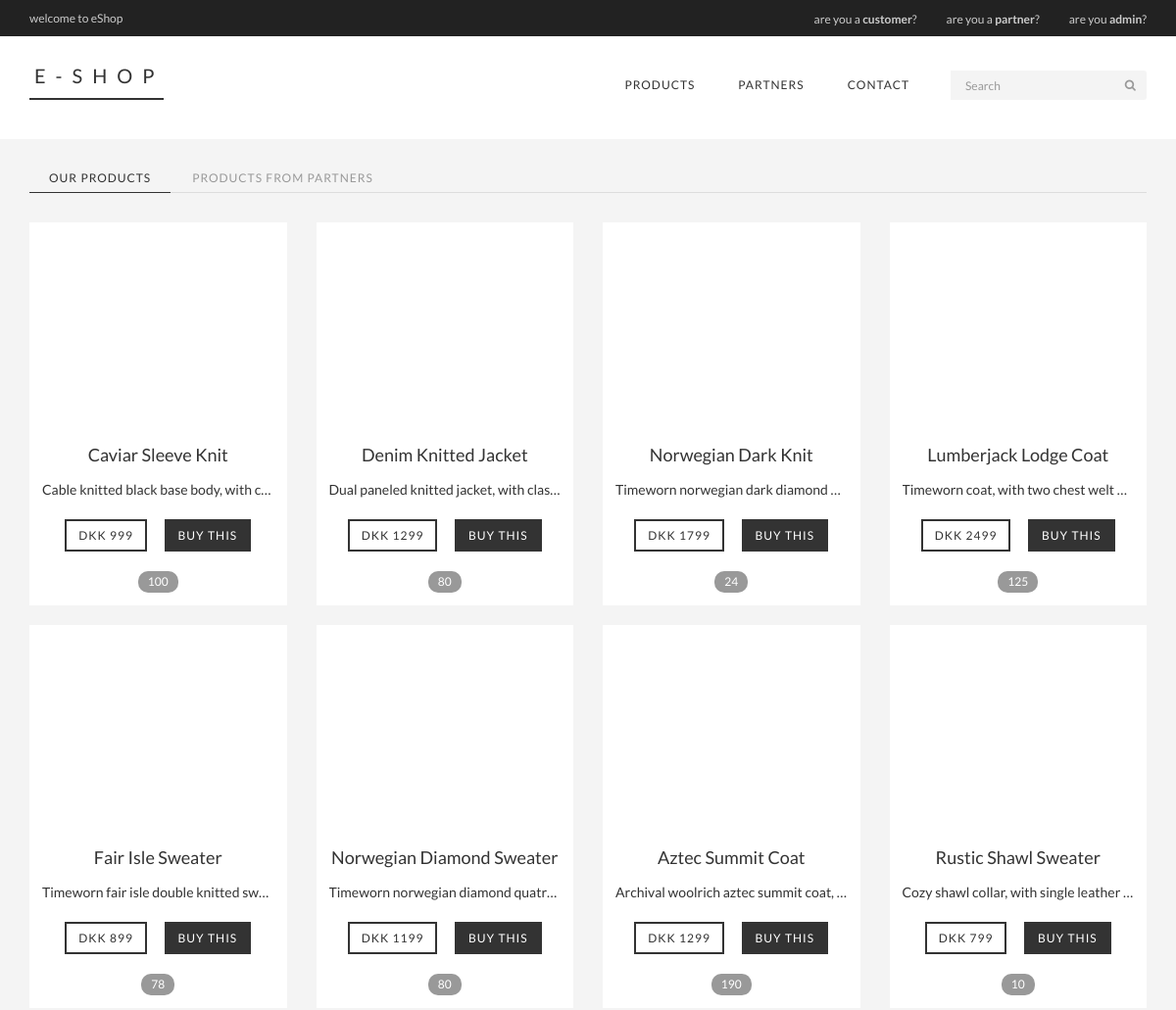
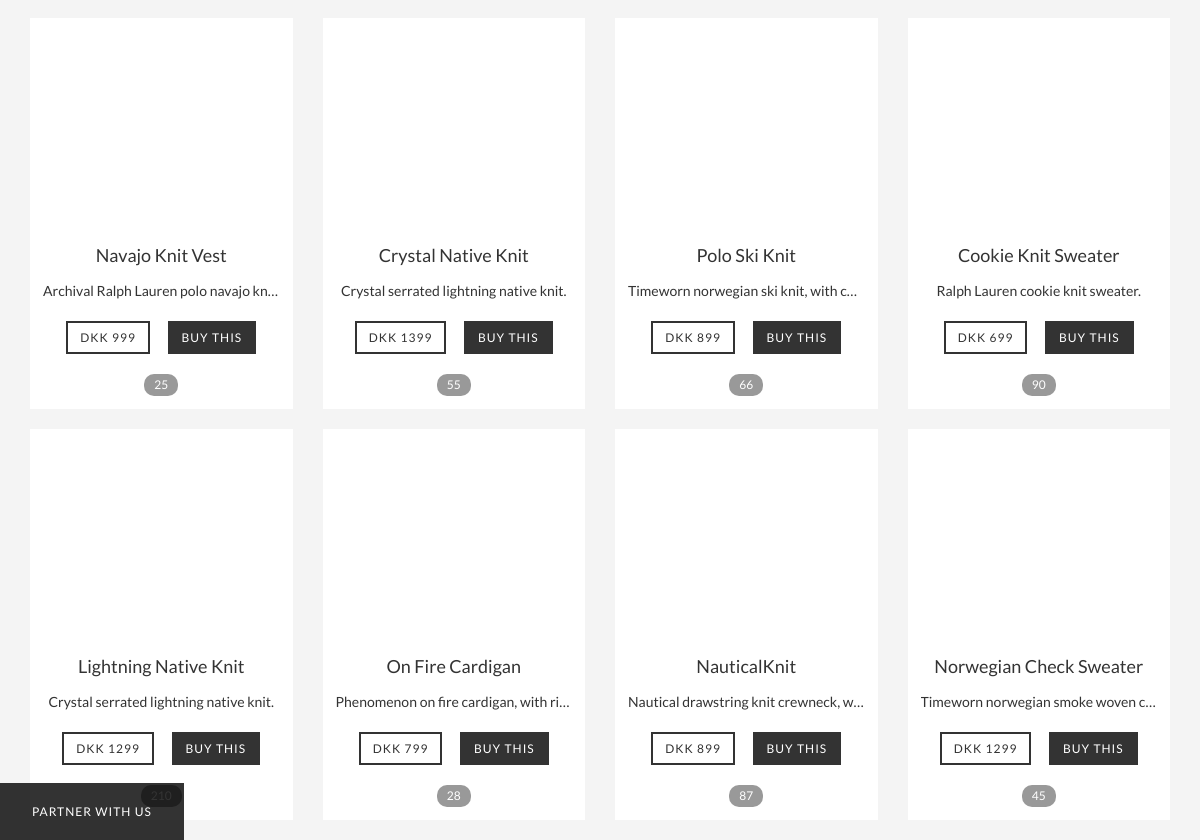
The page / on the database its author committed (2 pictures, top to bottom).
### tables this page shows
CREATE TABLE IF NOT EXISTS `products` (
  `product_id` int(11) NOT NULL AUTO_INCREMENT,
  `vendor_id` int(11) NOT NULL,
  `ext_product_id` int(11) NOT NULL,
  `product_name` varchar(128) NOT NULL,
  `product_description` varchar(1024) NOT NULL,
  `product_image_url` varchar(1024) NOT NULL,
  `product_quantity` int(24) NOT NULL,
  `product_price` int(24) NOT NULL,
  `product_removed` int(11) NOT NULL DEFAULT '0',
  PRIMARY KEY (`product_id`)
);

### config/init.php (called while the page is built, shortened)
<?php
include_once 'classes/General.php';
include_once 'classes/Product.php';
include_once 'connect/connect.php';
$general = new General();
$products = new Product($db);
?>

### config/classes/General.php (called while the page is built, shortened)
<?php
class General {
  public function adminLoggedIn () {
    return(isset($_SESSION['adminId'])) ? true : false;
  }
  public function userLoggedIn () {
    return(isset($_SESSION['userId'])) ? true : false;
  }
  public function vendorLoggedIn () {
    return(isset($_SESSION['vendorId'])) ? true : false;
  }
}

### config/classes/Product.php (called while the page is built, shortened)
<?php
class Product {
  private $db;
  public function __construct($database) {
    $this->db = $database;
  }
  public function getAllOwnProducts() {
    $query = $this->db->prepare("SELECT * FROM `products` WHERE `vendor_id` = 28 AND `product_removed` = 0");
    try {
      $query->execute();
      $result = $query->fetchAll();
      return $result;
    } catch (PDOException $e) {
      die($e->getMessage());
    }
  }
}

### index.php (the view, shortened to what this page needs)
<?php
include_once 'config/init.php';
$general->userLoggedInProtect();
$general->vendorLoggedInProtect();
?>
<!DOCTYPE html>
<html lang="en">
<head>
  <link href="css/bootstrap.min.css" rel="stylesheet">
  <link href="css/font-awesome.min.css" rel="stylesheet">
  <link href="css/main.css" rel="stylesheet">
</head>
<body class="eShop home">
<?php include_once 'header.php'; ?>
<div class="container">
  <div class="row">
    <div role="tabpanel">
      <ul class="nav nav-tabs" role="tablist">
        <li role="presentation" class="active"><a href="#ownProducts" aria-controls="ownProducts" role="tab" data-toggle="tab">Our products</a></li>
        <li role="presentation"><a href="#partnerProducts" aria-controls="partnerProducts" role="tab" data-toggle="tab">Products from partners</a></li>
      </ul>
      <div class="tab-content">
        <div role="tabpanel" class="tab-pane fade in active" id="ownProducts">
          <?php
          $ownProducts = $products->getAllOwnProducts();
          foreach ($ownProducts as $product) {
            if($general->adminLoggedIn()) {
              echo '
                <div class="col-md-3">
                  <div class="thumbnail product">
                    <div class="image" style="background: url(' . $product['product_image_url'] . ') no-repeat center; background-size:100%"></div>
                    <div class="caption text-center">
                      <h4 class="title">' . $product['product_name'] . '</h4>
                      <p class="description">' . $product['product_description'] . '</p>
                      <p class="controls">
                        <span class="btn btn-default price">DKK ' . $product['product_price'] . '</span>
                      </p>
                      <a href="#" data-toggle="modal" data-target="#editProductModal" class="edit"
                      data-product-id="' . $product['product_id'] . '"
                      data-product-name="' . $product['product_name'] . '"
                      data-product-description="' . $product['product_description'] . '"
                      data-product-image="' . $product['product_image_url'] . '"
                      data-product-price="' . $product['product_price'] . '"
                      data-product-quantity="' . $product['product_quantity'] . '"><i class="fa fa-pencil fa-lg"></i></a>
                      <a href="#" data-toggle="modal" data-target="#deleteProductModal" data-remove-product="' . $product['product_id'] . '" class="remove"><i class="fa fa-times fa-lg"></i></a>
                    </div>
                  </div>
                </div>
              ';
            } else {
              echo '
                <div class="col-md-3">
                  <div class="thumbnail product">
                    <div class="image" style="background: url(' . $product['product_image_url'] . ') no-repeat center; background-size:100%"></div>
                    <div class="caption text-center">
                      <h4 class="title">' . $product['product_name'] . '</h4>
                      <p class="description">' . $product['product_description'] . '</p>
                      <p class="controls">
                        <span class="btn btn-default price">DKK ' . $product['product_price'] . '</span>
                        <a href="/place-order.php?productId=' . $product['product_id'] . '&vendorId=' . $product['vendor_id'] . '&userId=0"
                         class="btn btn-primary review-order" role="button"
                        data-product-id="' . $product['product_id'] . '"
                        data-product-vendor-id="' . $product['vendor_id'] . '"
                        data-product-name="' . $product['product_name'] . '"
                        data-product-description="' . $product['product_description'] . '"
                        data-product-image="' . $product['product_image_url'] . '"
                        data-product-price="' . $product['product_price'] . '">Buy this</a>
                      </p>
                      <span class="badge">' . $product['product_quantity'] . '</span>
                    </div>
                  </div>
                </div>
              ';
            }
          };
          ?>
        </div>
      </div>
    </div>
  </div>
</div>
<?php if(!$general->adminLoggedIn()) { ?>
<a href="views/vendors/get-started.php" id="vendorTease">
  Partner with us
</a>
<?php } ?>
<?php include_once 'footer.php'; ?>

### header.php (shortened to what this page needs)
<header id="header">
  <div class="header_top">
    <div class="container">
      <?php if($general->userLoggedIn()) { ?>
      <div class="row">
        <div class="col-sm-6">
          <div class="brand">
            <ul class="nav nav-pills">
              <li><a href="/views/users/home.php">eShop for Customers</a></li>
            </ul>
          </div>
        </div>
        <div class="col-sm-6">
          <div class="user-menu pull-right">
            <ul class="nav navbar-nav">
              <li><a href="/views/users/home.php">hello, <b><?php echo $user['user_name'];?></b></a></li>
              <li><a href="/logout.php">logout</a></li>
            </ul>
          </div>
        </div>
      </div>
      <?php } else { ?>
      <div class="row">
        <div class="col-sm-6">
          <div class="brand">
            <ul class="nav nav-pills">
              <li><a href="/">welcome to eShop</a></li>
            </ul>
          </div>
        </div>
        <div class="col-sm-6">
          <div class="user-menu pull-right">
            <ul class="nav navbar-nav">
              <li><a href="/views/users/get-started.php">are you a <b>customer</b>?</a></li>
              <li><a href="/views/vendors/login.php">are you a <b>partner</b>?</a></li>
              <li><a href="/admin">are you <b>admin</b>?</a></li>
            </ul>
          </div>
        </div>
      </div>
      <?php } ?>
    </div>
  </div>
  <div class="header-bottom">
    <div class="container">
      <div class="row">
        <div class="col-sm-4">
          <div class="logo pull-left">
            <a href="/">E-SHOP</a>
          </div>
        </div>
        <div class="col-sm-8">
          <div class="shop-menu pull-right">
            <ul class="nav navbar-nav">
              <li><a href="/">Products</a></li>
              <li><a href="/partners.php">Partners</a></li>
              <li><a href="/contact.php">Contact</a></li>
            </ul>
            <form action="/search.php" method="get" id="searchForm">
              <div class="input-group input-group-sm search">
                  <input type="text" class="form-control" placeholder="Search" name="q">
                  <div class="input-group-btn">
                    <button class="btn btn-default" type="submit"><i class="fa fa-search"></i></button>
                  </div>
              </div>
            </form>
          </div>
        </div>
      </div>
    </div>
  </div>
</header>

### footer.php (shortened to what this page needs)
</body>
</html>

### css/main.css (style rules this page uses)
body { font-family: 'Lato', sans-serif; position: relative; font-weight: 400; background: #f4f4f4; padding-top: 167px; }
ul li { list-style: none; }
h1, h2, h3, h4, h5, h6 { font-family: 'Lato', sans-serif; }
.eShop .panel, .eShop .panel-heading, .eShop .panel-body, .eShop .panel-footer, .thumbnail { background-color: #ffffff; border: 0; border-radius: 0; box-shadow: none; }
.btn { border-radius: 0; box-shadow: none; outline: none; font-size: 12px; text-transform: uppercase; letter-spacing: 1px; }
.btn-primary { background-color: #333; border: 2px solid #333; color: white; }
.btn-default { background-color: #fff; border: 2px solid #333; color: #333; }
input[type='text'], input[type='password'], input[type='email'], input[type='url'], input[type='number'], textarea.form-control { border-radius: 0; border-color: lightgray; box-shadow: none; outline: none; font-size: 12px; }
.nav-tabs { margin: 0 15px; }
.nav-tabs>li { background-color: transparent; }
.nav-tabs>li>a { color: #999; background-color: transparent; border: none; padding: 6px 20px; margin-top: 0; font-weight: 400; text-transform: uppercase; font-size: 12px; letter-spacing: 1px; text-shadow: none; }
.nav-tabs>li.active>a { background-color: transparent; border: none; color: #333; border-bottom: 1px solid #333; }
.tab-content { padding: 30px 0; }
.badge { background-color: #999; font-weight: 400; padding: 5px 10px; }
#header { position: fixed; width: 100%; left: 0; top: 0; z-index: 100; }
.header_top { font-size: 11px; color: #bbb; background: #222; font-weight: 400; }
.brand ul li:first-child { margin-left: -15px; }
.brand ul li a { font-size: 12px; color: #ccc; font-family: 'Lato', sans-serif; }
.user-menu ul li { display:inline-block; padding-left: 15px; padding-right: 15px; }
.user-menu ul li:last-child { padding-right: 0; }
.user-menu ul li a { color: #ccc; font-family: 'Lato', sans-serif; font-size: 12px; font-weight: 400; padding: 0; margin-top: 10px; }
.header-bottom { padding: 30px 15px 30px; background-color: #ffffff; margin-bottom: 30px; transition: all .5s ease-in-out; -webkit-transition: all .5s ease-in-out; -moz-transition: all .5s ease-in-out; }
.logo { line-height: 20px; padding: 0 0 10px 5px; margin: 0; border-bottom: 2px solid #333333; }
.logo a { font-size: 20px; color: #333; letter-spacing: 10px; transition: font-size .5s ease-in-out; -webkit-transition: font-size .5s ease-in-out; -moz-transition: font-size .5s ease-in-out; }
.shop-menu ul li { display: inline-block; padding: 10px; }
.shop-menu ul li:last-child { padding-right: 0; }
.shop-menu ul li a { font-family: 'Lato', sans-serif; text-shadow: none; color: #333; display: block; font-size: 12px; font-weight: 400; letter-spacing: 1px; line-height: 20px; position: relative; padding: 0 12px; text-decoration: none; text-transform: uppercase; z-index: 6; }
.search { padding: 5px 0 5px 30px; width: 230px; }
.search input.form-control { padding: 6px 15px; opacity: 1; margin: 0; background: #f4f4f4; color: #555; border: none; box-shadow: none; border-radius: 0; transition: height .5s ease-in-out; -webkit-transition: height .5s ease-in-out; -moz-transition: height .5s ease-in-out; }
.search button.btn { background-color: #f4f4f4; border: none; box-shadow: none; color: #999; border-radius: 0; transition: height .5s ease-in-out; -webkit-transition: height .5s ease-in-out; -moz-transition: height .5s ease-in-out; }
.product h4 { margin: 15px 0; }
.product p { margin-bottom: 20px; }
.product .image { height: 200px; }
.product .price, .product .edit { margin-right: 15px; }
.price, .price:hover { cursor: default; background-color: white; color: #333; }
.product .description { height: 20px; white-space: nowrap; overflow: hidden; text-overflow: ellipsis; }
#vendorTease { position: fixed; bottom: 0; left: 0; box-sizing: border-box; background: rgba(0, 0, 0, 0.8); padding: 20px 32px; font-weight: 400; color: #fff; display: block; font-size: 12px; text-transform: uppercase; letter-spacing: 1px; }
form#searchForm { display: inline-block; }

### rows shown on the page
products: product_name "Caviar Sleeve Knit", product_description "Cable knitted black base body, with c…", product_price "999", product_quantity "100"
products: product_name "Denim Knitted Jacket", product_description "Dual paneled knitted jacket, with clas…", product_price "1299", product_quantity "80"
products: product_name "Norwegian Dark Knit", product_description "Timeworn norwegian dark diamond…", product_price "1799", product_quantity "24"
products: product_name "Lumberjack Lodge Coat", product_description "Timeworn coat, with two chest welt…", product_price "2499", product_quantity "125"
products: product_name "Fair Isle Sweater", product_description "Timeworn fair isle double knitted sw…", product_price "899", product_quantity "78"
products: product_name "Norwegian Diamond Sweater", product_description "Timeworn norwegian diamond quatr…", product_price "1199", product_quantity "80"
products: product_name "Aztec Summit Coat", product_description "Archival woolrich aztec summit coat,…", product_price "1299", product_quantity "190"
products: product_name "Rustic Shawl Sweater", product_description "Cozy shawl collar, with single leather…", product_price "799", product_quantity "10"
products: product_name "Navajo Knit Vest", product_description "Archival Ralph Lauren polo navajo kn…", product_price "999", product_quantity "25"
products: product_name "Crystal Native Knit", product_description "Crystal serrated lightning native knit.", product_price "1399", product_quantity "55"
products: product_name "Polo Ski Knit", product_description "Timeworn norwegian ski knit, with co…", product_price "899", product_quantity "66"
products: product_name "Cookie Knit Sweater", product_description "Ralph Lauren cookie knit sweater.", product_price "699", product_quantity "90"
products: product_name "Lightning Native Knit", product_description "Crystal serrated lightning native knit.", product_price "1299", product_quantity "210"
products: product_name "On Fire Cardigan", product_description "Phenomenon on fire cardigan, with ri…", product_price "799", product_quantity "28"
products: product_name "NauticalKnit", product_description "Nautical drawstring knit crewneck, w…", product_price "899", product_quantity "87"
products: product_name "Norwegian Check Sweater", product_description "Timeworn norwegian smoke woven c…", product_price "1299", product_quantity "45"
